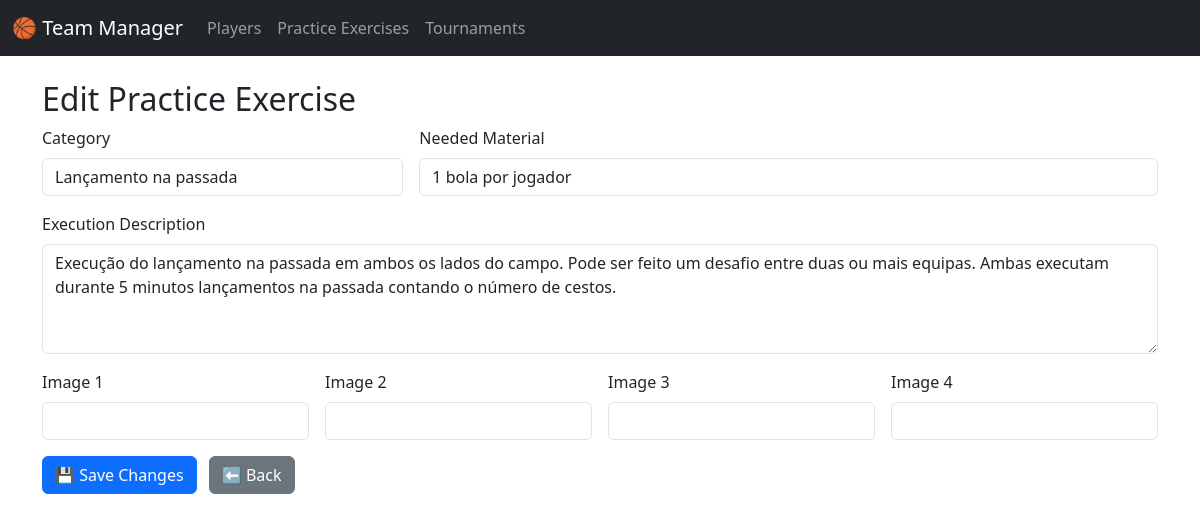
Screenshot of /practice-exercise/2/edit with the database file from the repository.
### app.py (models this page shows)
class PracticeExerciseModel(db.Model):
    id = db.Column(db.Integer, primary_key=True)
    category = db.Column(db.String(100), nullable=False)
    needed_material = db.Column(db.String(200))
    execution_description = db.Column(db.Text)
    image1 = db.Column(db.String(255))
    image2 = db.Column(db.String(255))
    image3 = db.Column(db.String(255))
    image4 = db.Column(db.String(255))
    creation_date = db.Column(db.DateTime, default=lambda: datetime.now(timezone.utc))

### app.py (the view, shortened to what this page needs)
@app.route('/practice-exercise/<int:exercise_id>/edit', methods=['GET', 'POST'])
def edit_practice_exercise(exercise_id):
    exercise = PracticeExerciseModel.query.get_or_404(exercise_id)
    return render_template('edit_practice_exercise.html', exercise=exercise)

### templates/edit_practice_exercise.html (shortened to what this page needs)
<!DOCTYPE html>
<html>
<head>
  <link href="https://cdn.jsdelivr.net/npm/bootstrap@5.3.3/dist/css/bootstrap.min.css" rel="stylesheet">
</head>
<body>
<nav class="navbar navbar-expand-lg navbar-dark bg-dark mb-4">
  <div class="container-fluid">
    <a class="navbar-brand" href="/">🏀 Team Manager</a>
    <div class="collapse navbar-collapse">
      <ul class="navbar-nav me-auto">
        <li class="nav-item"><a class="nav-link" href="/players">Players</a></li>
        <li class="nav-item"><a class="nav-link" href="/practice-exercises">Practice Exercises</a></li>
        <li class="nav-item"><a class="nav-link" href="/tournaments">Tournaments</a></li>
      </ul>
    </div>
  </div>
</nav>
<div class="container">
  <h2>Edit Practice Exercise</h2>
  <form method="post" class="row g-3">
    <div class="col-md-4">
      <label class="form-label">Category</label>
      <input name="category" class="form-control" value="{{ exercise.category }}" required>
    </div>
    <div class="col-md-8">
      <label class="form-label">Needed Material</label>
      <input name="needed_material" class="form-control" value="{{ exercise.needed_material }}">
    </div>
    <div class="col-12">
      <label class="form-label">Execution Description</label>
      <textarea name="execution_description" rows="4" class="form-control">{{ exercise.execution_description }}</textarea>
    </div>
    {% for i in range(1, 5) %}
        <div class="col-md-3">
            <label class="form-label">Image {{ i }}</label>
            <input name="image{{ i }}" class="form-control" value="{{ exercise['image' ~ i] }}">
        </div>
    {% endfor %}
    <div class="col-12">
      <button type="submit" class="btn btn-primary">💾 Save Changes</button>
      <a href="/practice-exercises" class="btn btn-secondary ms-2">⬅ Back</a>
    </div>
  </form>
</div>
</body>
</html>

### rows the page displays
PracticeExerciseModel: category "Lançamento na passada", needed_material "1 bola por jogador", execution_description "Execução do lançamento na passada em ambos os lados do campo. Pode ser feito um desafio entre duas ou mais equipas. Ambas executam durante 5 minutos lançamentos na passada contando o número de cestos."

### other values shown
{{ i }} "1" "2" "3" "4"
